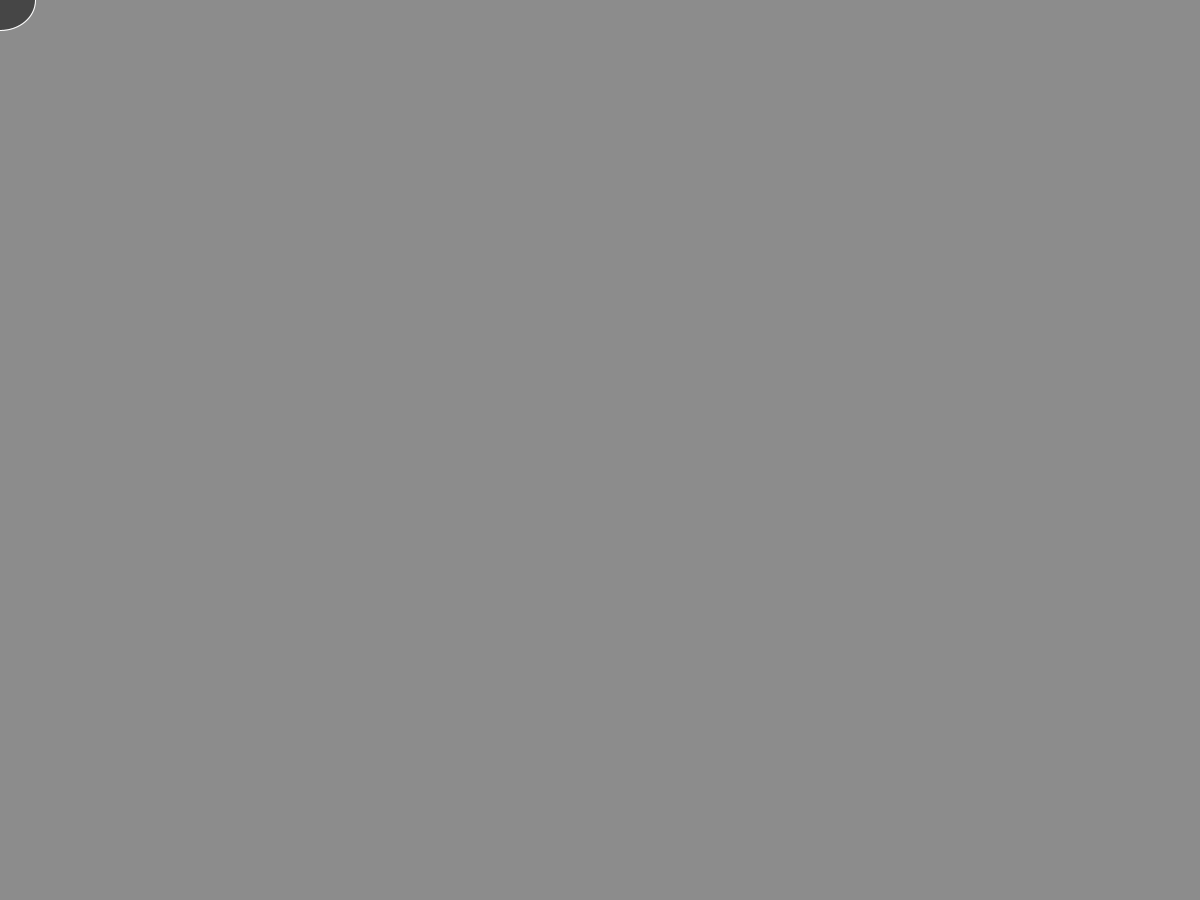
Frame 1 (no input)
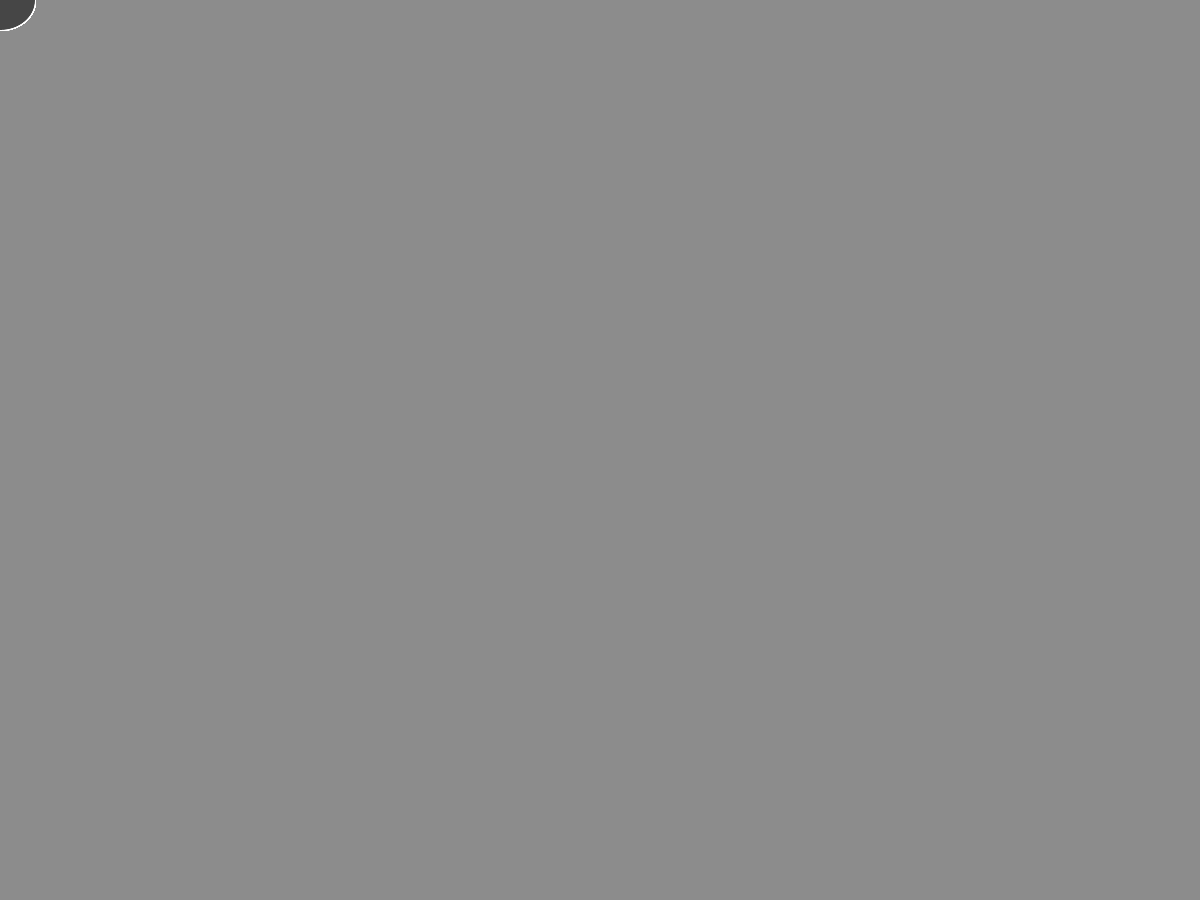
Frame 60 (the mouse pressed at the canvas centre just before this capture)
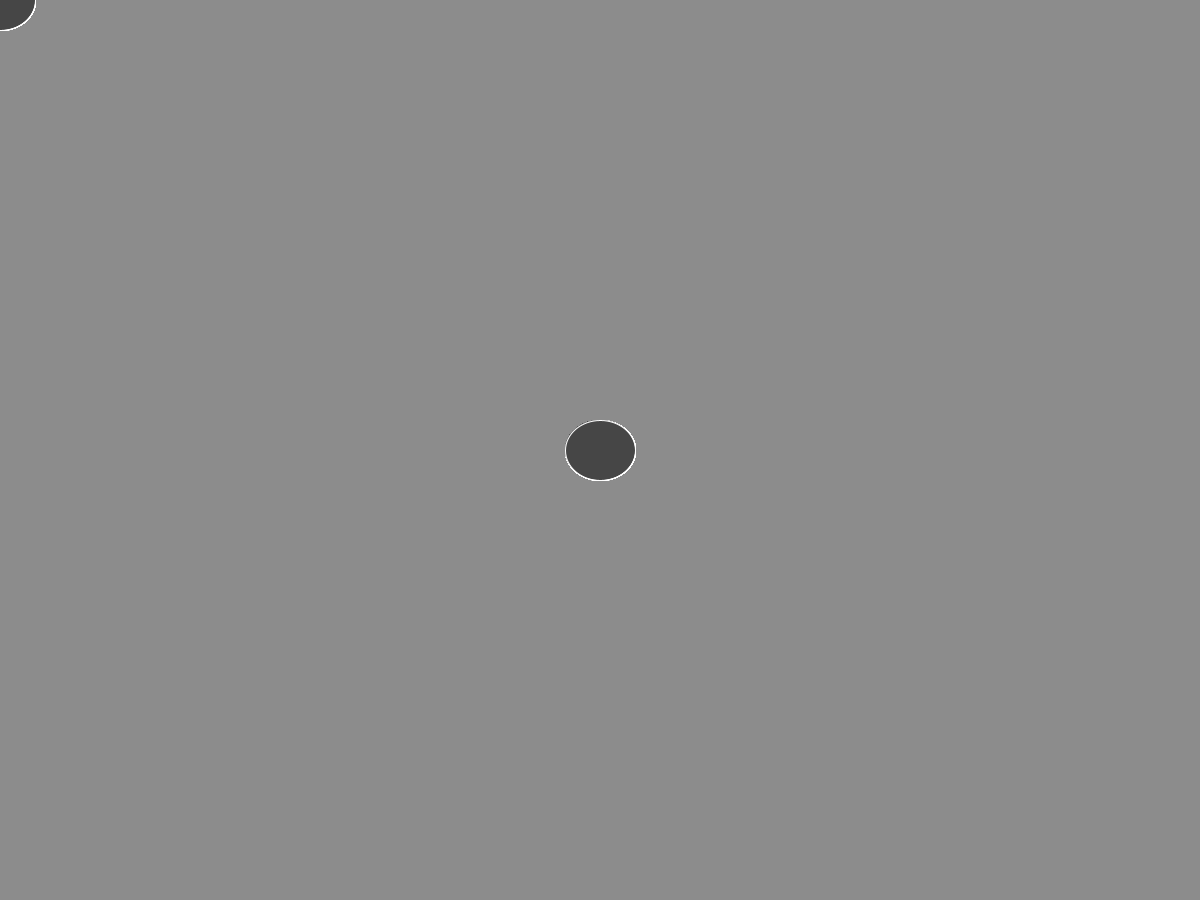
Frame 120 (the mouse held since frame 60 and released just before this capture)

The Processing sketch that drew these frames (run headless with seeded random() and noise(); from frame 60 on, the mouse is pressed at the canvas centre):

// Processing sketch: Painter
// ── Painter.pde
//Bismillahir Rahmanir Rahim ..
//Now I will make a Painter Program .

void setup () {
  size ( 1200 , 900 );
  background ( 140 );
}

void draw () {
  
  stroke ( 255 );
  fill ( 70 );
  ellipse ( mouseX , mouseY , 70 , 60 );

}
